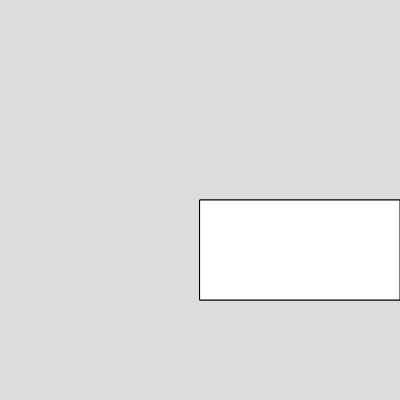
Frame 1 (no input)
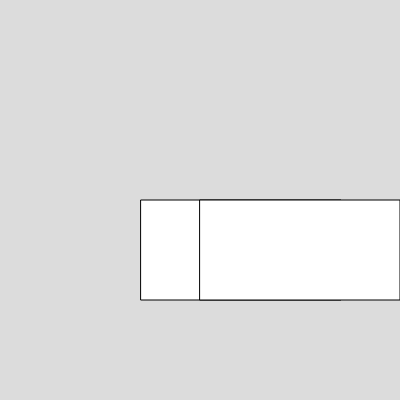
Frame 60 (no input)
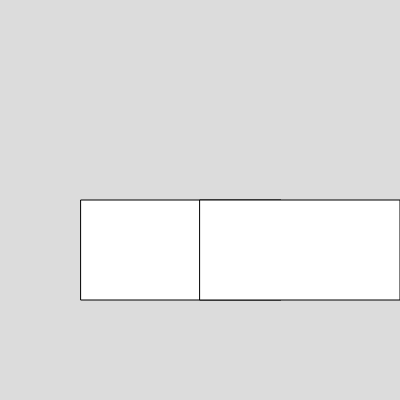
Frame 120 (the mouse pressed at the canvas centre since frame 60)

The p5.js sketch that drew these frames (run headless with seeded random() and noise() and a simulated clock; from frame 60 on, the mouse is pressed at the canvas centre):

// p5.js sketch
// ── sketch.js
var box1,box2
function setup() 
{
  createCanvas(400, 400);
  box1=new Box();
  box2=new Box();
}

function draw() 
{
  background(220);
  box1.display();
  box2.display();
box1.speed(1);






}


// ── box.js
class Box
  {
    constructor()
    {
    this.x=200;
    this.y=200;
    this.w=200;
    this.h=100;
    //this.what is this;
    }
  display(){
    rect(this.x,this.y,this.w,this.h)
  }  
  speed(a){
  
    this.x=this.x-a
  }


  }

  
